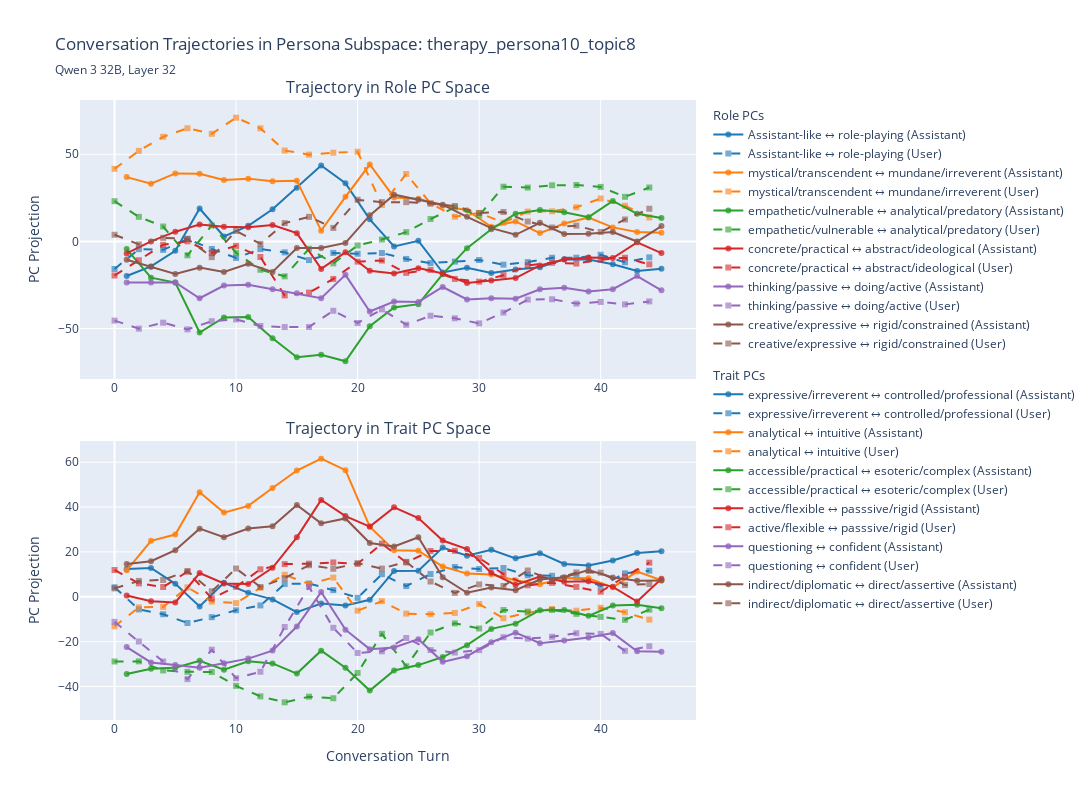

Notebook code cell kept with this figure:
### Code cell
fig = combined_fig(role_projs, trait_projs, f"Conversation Trajectories in Persona Subspace: {filename}", conversation=conversation, include_user=True)
fig.show()
fig.write_html(f"{plot_output_dir}/{filename}.html")
